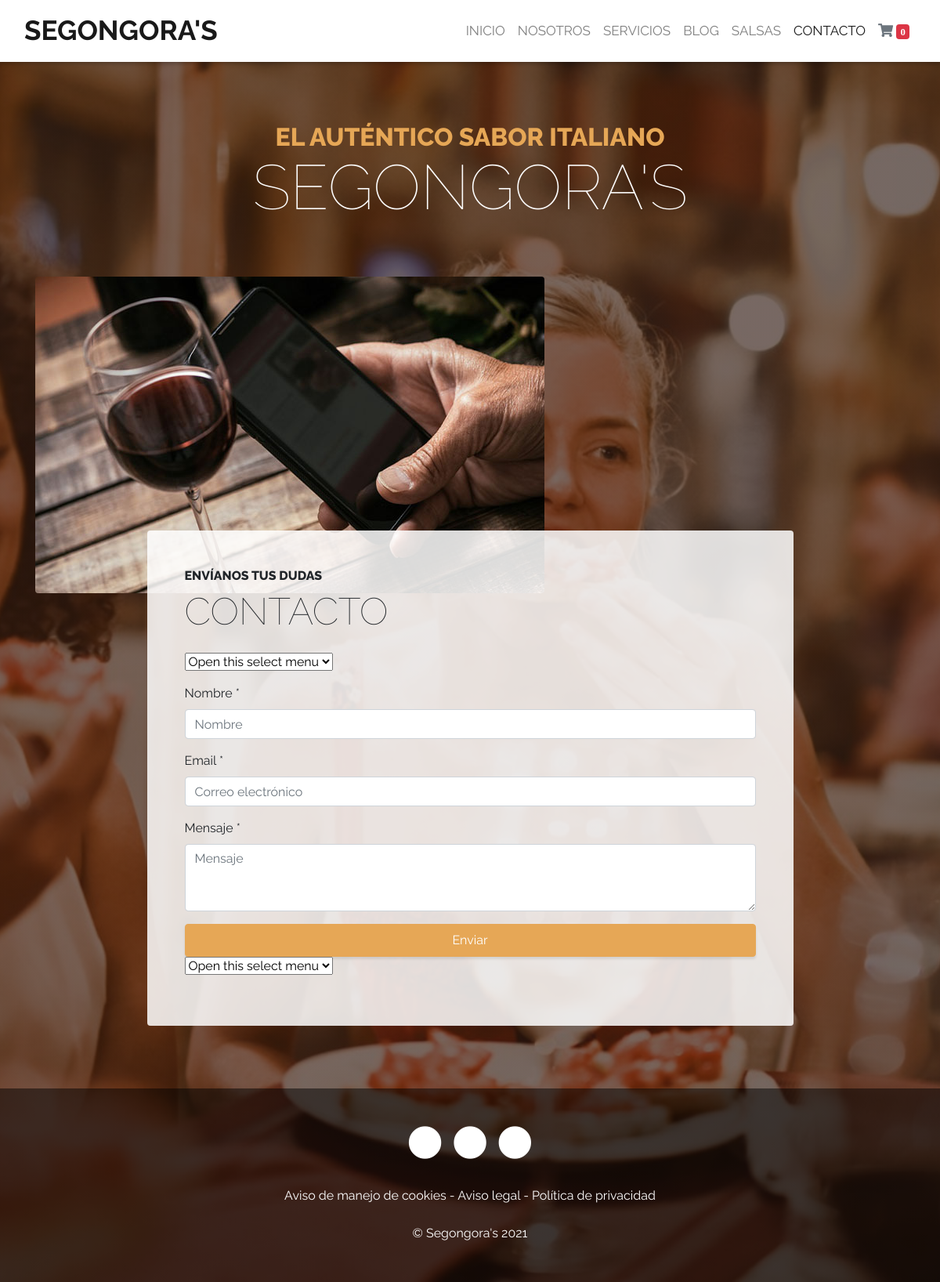
Page /contact/ on the committed database.
### pages/models.py (models this page shows, shortened)
class Page (models.Model):
   title = models.CharField(max_length=200, verbose_name="Título")
   content = RichTextField(verbose_name="Descripción")
   created = models.DateTimeField(
   auto_now_add=True, verbose_name="Fecha de creación")
   updated = models.DateTimeField(
   auto_now=True, verbose_name="Fecha de actualizacion")
   class Meta:
        verbose_name = "Pagina"
        verbose_name_plural = "Paginas"
        ordering = ['title']  # lo ordena de manera descendiente

### contact/views.py (the view, shortened to what this page needs)
# urls.py: path('', views.contact, name="contact"),
def contact(request):
    contact_form = ContactForm()
    return render(request, "contact/contact.html", {'form': contact_form})

### contact/forms.py
class ContactForm(forms.Form):
    name = forms.CharField(label="Nombre", required=True, widget=forms.TextInput(
        attrs={'class': 'form-control', 'placeholder': 'Nombre'}), min_length=3, max_length=100)
    email = forms.EmailField(label="Email", required=True, widget=forms.EmailInput(attrs={
                             'class': 'form-control', 'placeholder': 'Correo electrónico'}), min_length=3, max_length=100)
    content = forms.CharField(label="Contenido", required=True, widget=forms.Textarea(
        attrs={'class': 'form-control', 'placeholder': 'Mensaje', 'rows': 3}), min_length=3, max_length=1000)

### pages/templatetags/pages_extra.py (called while the page is built)
@register.simple_tag
def get_page_list():
    pages = Page.objects.all()
    return pages

### contact/templates/contact/contact.html (shortened to what this page needs)
{% extends 'core/base.html' %} {% block title %} Contact {% endblock %}
{% block content %} {% load static %}
<section class="page-section about-heading">
  <div class="container">
    <img
      class="img-fluid rounded about-heading-img mb-3 mb-lg-0"
      src="{% static 'core/img/contact.jpg' %}"
      alt=""
    />
    <div class="about-heading-content">
      <div class="row">
        <div class="col-xl-9 col-lg-10 mx-auto">
          <div class="bg-faded rounded p-5">
            <h2 class="section-heading mb-4">
              <span class="section-heading-upper">Envíanos tus dudas</span>
              <span class="section-heading-lower">Contacto</span>
            </h2>
            <div class="form-group">
              <select
                id="select1"
                class="form-select"
                aria-label="Default select example"
              >
                <option selected>Open this select menu</option>
              </select>
            </div>
            <form action="" method="POST">
              <div class="form-group">
                <label>Nombre *</label>
                <div class="input-group">{{form.name}}</div>
              </div>
              <div class="form-group">
                <label>Email *</label>
                <div class="input-group">{{form.email}}</div>
              </div>
              <div class="form-group">
                <label>Mensaje *</label>
                <div class="input-group">{{form.content}}</div>
              </div>
              <div class="text-center">
                <input
                  type="submit"
                  class="btn btn-primary btn-block py-2"
                  value="Enviar"
                />
              </div>
            </form>
            <div class="form-group">
              <select id="select2" class="form-select" aria-label="Default select example">
                <option selected>Open this select menu</option>
              </select>
            </div>
          </div>
        </div>
      </div>
    </div>
  </div>
</section>
{% endblock %}

### core/templates/core/base.html (shortened to what this page needs)
<!DOCTYPE html>
<html lang="es">
  <head>
    {% load static %}
    <link
      rel="stylesheet"
      href="https://stackpath.bootstrapcdn.com/bootstrap/4.1.1/css/bootstrap.min.css"
    />
    <link
      rel="stylesheet"
      href="https://use.fontawesome.com/releases/v5.0.13/css/all.css"
    />
    <link rel="stylesheet" href="{% static 'core/css/style.css' %}" />
  </head>
  <body>
    <nav
      class="navbar navbar-expand-lg navbar-light sticky-top"
      style="background-color: white"
    >
      <div class="container-fluid">
        <a
          class="navbar-brand text-uppercase text-expanded font-weight-bold"
          href="{% url 'home' %}"
          >segongora's</a
        >
        <div class="collapse navbar-collapse" id="navbarNav">
          <ul class="navbar-nav ml-auto">
            <li class="nav-item">
              <a
                class="nav-link text-uppercase {% if request.path == '/' %} active {% endif %}"
                aria-current="page"
                href="{% url 'home' %}"
                >Inicio</a
              >
            </li>
            <li class="nav-item">
              <a
                class="nav-link text-uppercase {% if request.path == '/about/' %} active {% endif %}"
                href="{% url 'about' %}"
                >Nosotros</a
              >
            </li>
            <li class="nav-item">
              <a
                class="nav-link text-uppercase {% if request.path == '/services/' %} active {% endif %}"
                href="{% url 'services' %}"
                >Servicios</a
              >
            </li>
            <li class="nav-item">
              <a
                class="nav-link text-uppercase {% if request.path == '/blog/' %} active {% endif %}"
                href="{% url 'blog' %}"
                >Blog</a
              >
            </li>
            <li class="nav-item">
              <a
                class="nav-link text-uppercase {% if request.path == '/salsas/' %} active {% endif %}"
                href="{% url 'salsas:salsas' %}"
                >Salsas</a
              >
            </li>
            <li class="nav-item">
              <a
                class="nav-link text-uppercase {% if request.path == '/contact/' %} active {% endif %}"
                href="{% url 'contact' %}"
                >Contacto</a
              >
            </li>
            <li>
              <a href="#" onclick="verPedido();" class="nav-link text-secondary">
                <i class="fas fa-shopping-cart"> <span id="cart-badge" class="badge badge-danger">0</span> </i>
              </a>
            </li>
          </ul>
        </div>
      </div>
    </nav>
    <h1 class="site-heading text-center text-white d-none d-lg-block">
      <span class="site-heading-upper text-primary mb-3"
        >El auténtico sabor italiano</span
      >
      <span class="site-heading-lower">Segongora's</span>
    </h1>
    {% block content %} {% endblock %}
    <footer class="footer text-faded text-center py-5">
      <div class="container">
        <p class="m-0">
          <a href="https://twitter.com" target="_blank" class="link">
            <span class="fa-stack fa-lg">
              <i class="fa fa-circle fa-stack-2x"></i>
              <i class="fab fa-twitter fa-stack-1x fa-inverse"></i>
            </span>
          </a>
          <a href="https://facebook.com" target="_blank" class="link">
            <span class="fa-stack fa-lg">
              <i class="fa fa-circle fa-stack-2x"></i>
              <i class="fab fa-facebook fa-stack-1x fa-inverse"></i>
            </span>
          </a>
          <a href="https://instagram.com" target="_blank" class="link">
            <span class="fa-stack fa-lg">
              <i class="fa fa-circle fa-stack-2x"></i>
              <i class="fab fa-instagram fa-stack-1x fa-inverse"></i>
            </span>
          </a>
        </p>
        <p class="m-0 mbt">
          {% load pages_extra %} {% get_page_list as page_list %}
          {% for page in page_list %}
          <a href="{% url 'page' page.id page.title|slugify %}" class="link"
            >{{page.title}}
          </a>
          {% if not forloop.last %} - {% endif %} {% endfor %}
        </p>
        <p class="m-0 mbt1">&copy; Segongora's 2021</p>
      </div>
    </footer>
  </body>
</html>

### core/static/core/css/style.css (style rules this page uses)
body { font-family: "Raleway", sans-serif !important; background: linear-gradient(rgba(47, 23, 15, 0.65), rgba(47, 23, 15, 0.65)), url("../img/bg.jpg"); background-attachment: fixed; background-position: center; background-size: cover; }
img { border-radius: 10px !important; }
h1, h2, h3, h4, h5, h6 { font-family: "Raleway"; }
p { line-height: 1.75; }
.text-faded { color: rgba(255, 255, 255, 0.3); }
.site-heading { margin-top: 5rem; margin-bottom: 5rem; text-transform: uppercase; line-height: 1; font-family: "Raleway"; }
.site-heading .site-heading-upper { display: block; font-size: 2rem; font-weight: 800; }
.site-heading .site-heading-lower { font-size: 5rem; font-weight: 100; line-height: 4rem; }
.page-section { margin-top: 5rem; margin-bottom: 5rem; }
.section-heading { text-transform: uppercase; }
.section-heading .section-heading-upper { display: block; font-size: 1rem; font-weight: 800; padding-bottom: 0.5rem; }
.section-heading .section-heading-lower { display: block; font-size: 3rem; font-weight: 100; }
.bg-faded { background-color: rgba(255, 255, 255, 0.85); }
.navbar { min-height: 75px; box-shadow: 0px 0px 5px 2px rgba(0, 0, 0, 0.25); }
.navbar-nav, .nav-item { font-family: "Raleway", sans-serif !important; font-size: 17px; }
.navbar-brand { font-size: 35px; font-family: "Raleway", sans-serif; font-weight: 900; }
@media (min-width: 992px) { .about-heading .about-heading-img { position: relative; z-index: 0; } }
@media (min-width: 992px) { .about-heading .about-heading-content { margin-top: -5rem; position: relative; z-index: 1; } }
.footer { background-color: rgba(0, 0, 0, 0.5); }
.footer a, .footer { color: #fff !important; }
.text-primary { color: #e6a756 !important; }
.btn { box-shadow: 0px 3px 3px 0px rgba(33, 37, 41, 0.1); }
.btn-primary { background-color: #e6a756; border-color: #e6a756; }
.mbt { padding-top: 2rem; }
.mbt1 { padding-top: 1.25rem; }
a.link { color: #df902a; }

### rows in the picture
Page: title "Aviso de manejo de cookies"
Page: title "Aviso legal"
Page: title "Política de privacidad"
